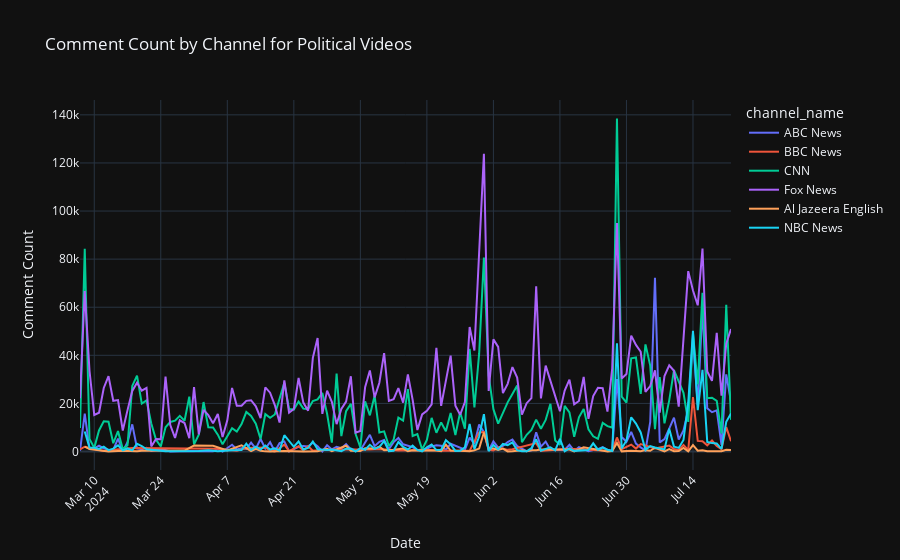

Notebook cell for this chart:
### Code cell
# Plot Comment Count by Channel for Political Videos
fig_comment_count = px.line(political_df.groupby(['Date', 'channel_name'])['comment_count'].sum().reset_index(), 
                            x='Date', y='comment_count', color='channel_name',
                            title='Comment Count by Channel for Political Videos')
fig_comment_count.update_layout(xaxis_title='Date', yaxis_title='Comment Count', xaxis=dict(tickangle=-45))
fig_comment_count.show()
